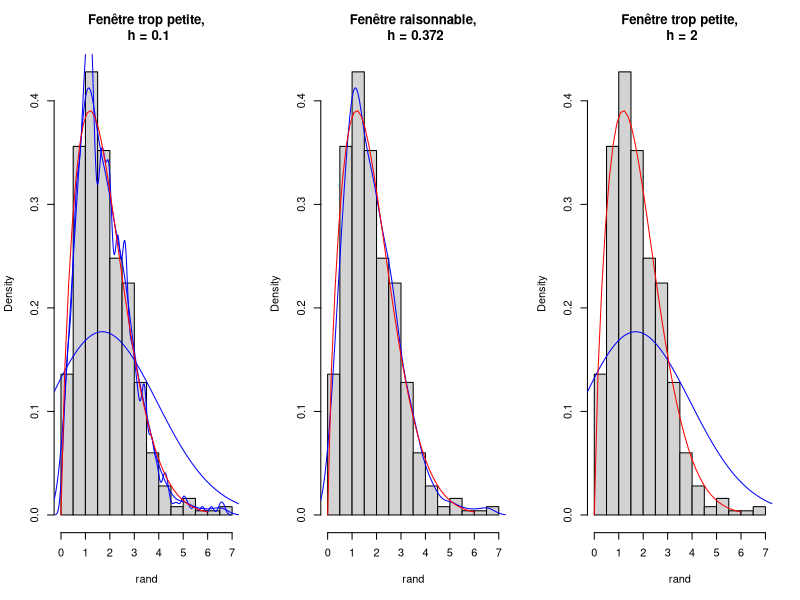

The R source for this figure:
## ---- chunk 1
knitr::opts_chunk$set(echo = F)
## ---- chunk 2
par(mfrow=c(1,3))

seq <- seq(0,6, length.out = 40)
yweib <- dweibull(seq,1.7,2)
rand <-rweibull(500,1.7,2)

hist(rand, breaks = 12, freq = F, main = "")
lines(density(rand, bw = 0.1), col ="blue")
lines(density(rand), col ="blue")
lines(density(rand, bw = 2), col ="blue")
lines(seq, yweib, col="red")
title("Fenêtre trop petite,\n h = 0.1")

hist(rand, breaks = 12, freq = F, main = "")
lines(density(rand), col ="blue")
lines(seq, yweib, col="red")
title("Fenêtre raisonnable,\n h = 0.372")

hist(rand, breaks = 12, freq = F, main = "")
lines(density(rand, bw = 2), col ="blue")
lines(seq, yweib, col="red")
title("Fenêtre trop petite,\n h = 2")


